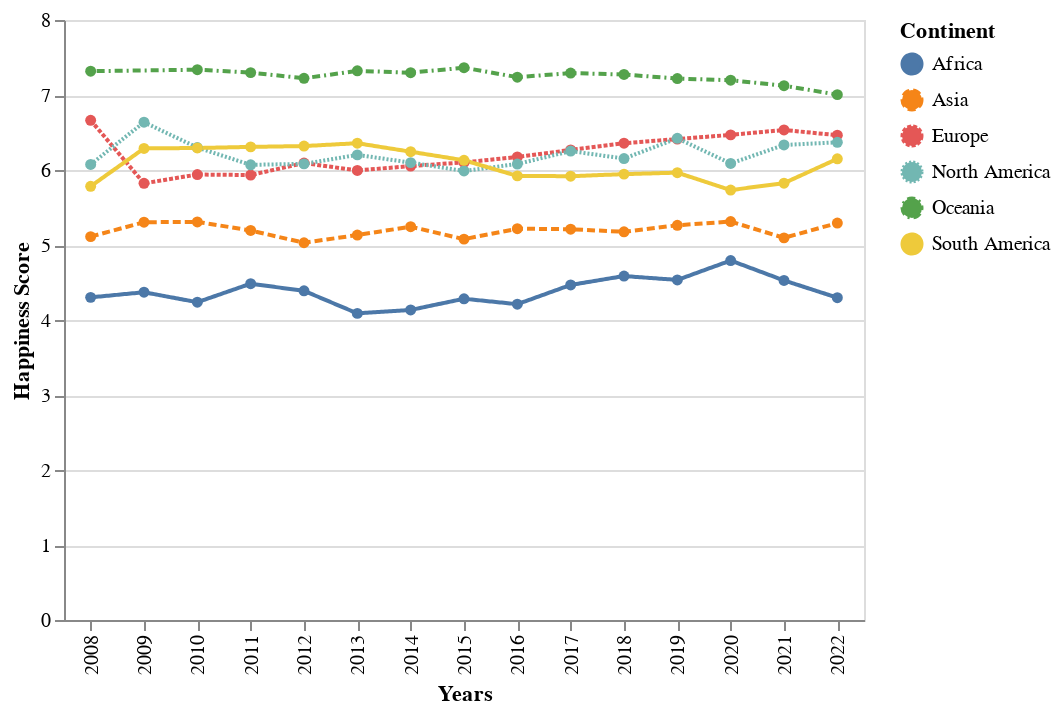

This figure's notebook cell:
### Code cell
# Construct the plot using the grouped DataFrame
fig_11 = alt.Chart(grouped_data).mark_line(point=True).encode(
    x=alt.X('year:O', title='Years'),  # ":O" denotes ordinal data
    y=alt.Y('Life Ladder:Q', title='Happiness Score'),  # ":Q" denotes quantitative data
    color='Continent:N',  # ":N" denotes nominal (categorical) data
    strokeDash='Continent:N'  # Additional encoding for shape
).properties(
    width=400,  # Adjust the width as needed
    height=300  # Adjust the height as needed
)

# Display the plot
fig_11

### Figure 1 — Vega-Lite specification as saved in the notebook (floating-point values rounded to 4 significant figures)
{"config": {"view": {"continuousWidth": 400, "continuousHeight": 300}}, "data": {"name": "data-8ed82b6a6b575ce26d6192bbf907cbb9"}, "mark": {"type": "line", "point": true}, "encoding": {"color": {"field": "Continent", "type": "nominal"}, "strokeDash": {"field": "Continent", "type": "nominal"}, "x": {"field": "year", "title": "Years", "type": "ordinal"}, "y": {"field": "Life Ladder", "title": "Happiness Score", "type": "quantitative"}}, "height": 300, "width": 400, "$schema": "https://vega.github.io/schema/vega-lite/v4.17.0.json", "datasets": {"data-8ed82b6a6b575ce26d6192bbf907cbb9": [{"year": 2008, "Continent": "Africa", "Life Ladder": 4.302}, {"year": 2008, "Continent": "Asia", "Life Ladder": 5.112}, {"year": 2008, "Continent": "Europe", "Life Ladder": 6.663}, {"year": 2008, "Continent": "North America", "Life Ladder": 6.074}, {"year": 2008, "Continent": "Oceania", "Life Ladder": 7.317}, {"year": 2008, "Continent": "South America", "Life Ladder": 5.783}, {"year": 2009, "Continent": "Africa", "Life Ladder": 4.37}, {"year": 2009, "Continent": "Asia", "Life Ladder": 5.304}, {"year": 2009, "Continent": "Europe", "Life Ladder": 5.822}, {"year": 2009, "Continent": "North America", "Life Ladder": 6.637}, {"year": 2009, "Continent": "South America", "Life Ladder": 6.288}, {"year": 2010, "Continent": "Africa", "Life Ladder": 4.237}, {"year": 2010, "Continent": "Asia", "Life Ladder": 5.308}, {"year": 2010, "Continent": "Europe", "Life Ladder": 5.94}, {"year": 2010, "Continent": "North America", "Life Ladder": 6.299}, {"year": 2010, "Continent": "Oceania", "Life Ladder": 7.337}, {"year": 2010, "Continent": "South America", "Life Ladder": 6.293}, {"year": 2011, "Continent": "Africa", "Life Ladder": 4.484}, {"year": 2011, "Continent": "Asia", "Life Ladder": 5.193}, {"year": 2011, "Continent": "Europe", "Life Ladder": 5.933}, {"year": 2011, "Continent": "North America", "Life Ladder": 6.069}, {"year": 2011, "Continent": "Oceania", "Life Ladder": 7.298}, {"year": 2011, "Continent": "South America", "Life Ladder": 6.308}, {"year": 2012, "Continent": "Africa", "Life Ladder": 4.389}, {"year": 2012, "Continent": "Asia", "Life Ladder": 5.03}, {"year": 2012, "Continent": "Europe", "Life Ladder": 6.093}, {"year": 2012, "Continent": "North America", "Life Ladder": 6.082}, {"year": 2012, "Continent": "Oceania", "Life Ladder": 7.223}, {"year": 2012, "Continent": "South America", "Life Ladder": 6.319}, {"year": 2013, "Continent": "Africa", "Life Ladder": 4.088}, {"year": 2013, "Continent": "Asia", "Life Ladder": 5.133}, {"year": 2013, "Continent": "Europe", "Life Ladder": 5.994}, {"year": 2013, "Continent": "North America", "Life Ladder": 6.202}, {"year": 2013, "Continent": "Oceania", "Life Ladder": 7.322}, {"year": 2013, "Continent": "South America", "Life Ladder": 6.357}, {"year": 2014, "Continent": "Africa", "Life Ladder": 4.134}, {"year": 2014, "Continent": "Asia", "Life Ladder": 5.244}, {"year": 2014, "Continent": "Europe", "Life Ladder": 6.052}, {"year": 2014, "Continent": "North America", "Life Ladder": 6.098}, {"year": 2014, "Continent": "Oceania", "Life Ladder": 7.297}, {"year": 2014, "Continent": "South America", "Life Ladder": 6.244}, {"year": 2015, "Continent": "Africa", "Life Ladder": 4.283}, {"year": 2015, "Continent": "Asia", "Life Ladder": 5.078}, {"year": 2015, "Continent": "Europe", "Life Ladder": 6.102}, {"year": 2015, "Continent": "North America", "Life Ladder": 5.987}, {"year": 2015, "Continent": "Oceania", "Life Ladder": 7.364}, {"year": 2015, "Continent": "South America", "Life Ladder": 6.13}, {"year": 2016, "Continent": "Africa", "Life Ladder": 4.211}, {"year": 2016, "Continent": "Asia", "Life Ladder": 5.217}, {"year": 2016, "Continent": "Europe", "Life Ladder": 6.173}, {"year": 2016, "Continent": "North America", "Life Ladder": 6.08}, {"year": 2016, "Continent": "Oceania", "Life Ladder": 7.238}, {"year": 2016, "Continent": "South America", "Life Ladder": 5.921}, {"year": 2017, "Continent": "Africa", "Life Ladder": 4.468}, {"year": 2017, "Continent": "Asia", "Life Ladder": 5.211}, {"year": 2017, "Continent": "Europe", "Life Ladder": 6.268}, {"year": 2017, "Continent": "North America", "Life Ladder": 6.252}, {"year": 2017, "Continent": "Oceania", "Life Ladder": 7.292}, {"year": 2017, "Continent": "South America", "Life Ladder": 5.917}, {"year": 2018, "Continent": "Africa", "Life Ladder": 4.586}, {"year": 2018, "Continent": "Asia", "Life Ladder": 5.176}, {"year": 2018, "Continent": "Europe", "Life Ladder": 6.357}, {"year": 2018, "Continent": "North America", "Life Ladder": 6.152}, {"year": 2018, "Continent": "Oceania", "Life Ladder": 7.274}, {"year": 2018, "Continent": "South America", "Life Ladder": 5.945}, {"year": 2019, "Continent": "Africa", "Life Ladder": 4.534}, {"year": 2019, "Continent": "Asia", "Life Ladder": 5.263}, {"year": 2019, "Continent": "Europe", "Life Ladder": 6.412}, {"year": 2019, "Continent": "North America", "Life Ladder": 6.422}, {"year": 2019, "Continent": "Oceania", "Life Ladder": 7.22}, {"year": 2019, "Continent": "South America", "Life Ladder": 5.964}, {"year": 2020, "Continent": "Africa", "Life Ladder": 4.793}, {"year": 2020, "Continent": "Asia", "Life Ladder": 5.313}, {"year": 2020, "Continent": "Europe", "Life Ladder": 6.468}, {"year": 2020, "Continent": "North America", "Life Ladder": 6.087}, {"year": 2020, "Continent": "Oceania", "Life Ladder": 7.197}, {"year": 2020, "Continent": "South America", "Life Ladder": 5.732}, {"year": 2021, "Continent": "Africa", "Life Ladder": 4.527}, {"year": 2021, "Continent": "Asia", "Life Ladder": 5.095}, {"year": 2021, "Continent": "Europe", "Life Ladder": 6.534}, {"year": 2021, "Continent": "North America", "Life Ladder": 6.333}, {"year": 2021, "Continent": "Oceania", "Life Ladder": 7.124}, {"year": 2021, "Continent": "South America", "Life Ladder": 5.824}, {"year": 2022, "Continent": "Africa", "Life Ladder": 4.298}, {"year": 2022, "Continent": "Asia", "Life Ladder": 5.292}, {"year": 2022, "Continent": "Europe", "Life Ladder": 6.464}, {"year": 2022, "Continent": "North America", "Life Ladder": 6.369}, {"year": 2022, "Continent": "Oceania", "Life Ladder": 7.005}, {"year": 2022, "Continent": "South America", "Life Ladder": 6.149}]}}
